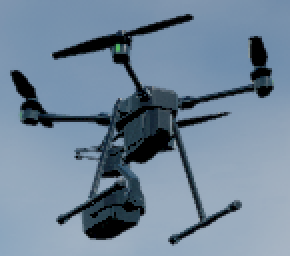
%> input picture refimg.png, 145 x 128 px (shown 2 times larger)
$ octave featureDetection.m   (GNU Octave 9; MATLAB toolbox functions it lacks are replaced by stand-ins)
%> lines starting %> are read from the running program, lines starting %| are printed output that depends on the picture; in (x1, y1, x2, y2) boxes, pixels count from 0 and x2, y2 are one past the last pixel; in counts of white or black regions, pixels touching at a corner belong together; the program's own positions count from 1
%% FEATURE DETECTION OPTIONS

segmentation = false; %Bool - 1: color segmentation + feature detection
mixedOptions = true; %Bool - 1: no color seg. for SURF and color seg. for BRISK
finalFigures = true; %Bool - 1: Only show final figures

%% Load image and compute features

ref_img = imread('refimg.png');
%> ref_img is the input picture: size 128x145x3 uint8; mean R, G, B 113.8, 134.1, 153.9
ref_img_gray = rgb2gray(ref_img);
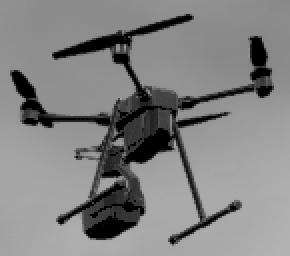
%> ref_img_gray: size 128x145 uint8 (shown 2 times larger); min 0, max 179, mean 130.3

if finalFigures ~= true
    imshow(ref_img_gray);
end

%% Reference Photo - Color filtering

%Convert image color to L*a*b color space
lab_ref_img = rgb2lab(ref_img);
%> lab_ref_img: size 128x145x3 double; mean of channels 1, 2, 3 54.4, -2.6, -12.7
ab_ref_img = lab_ref_img(:,:,2:3);
ab_ref_img = im2single(ab_ref_img);

%K-means color segmentation
nColors = 2;
[L,centers] = imsegkmeans(ref_img, nColors);
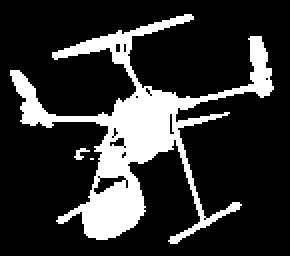
%> L: size 128x145 uint8 (shown 2 times larger); values 1 (black) and 2 (white), 19.5% white; 3 white regions (1 under 20 px), largest, box (x1, y1, x2, y2) and area: (5, 7, 137, 122) 3594, (37, 74, 45, 80) 22
%> centers = [135 158 180; 26 37 45]
cls1 = (L == 2);
ref_img_filtered = uint8(cls1) .* (255-ref_img);
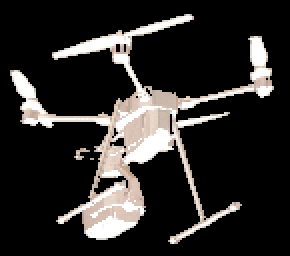
%> ref_img_filtered: size 128x145x3 uint8 (shown 2 times larger); mean R, G, B 44.7, 42.5, 41
ref_img_filtered_gray = rgb2gray(ref_img_filtered);
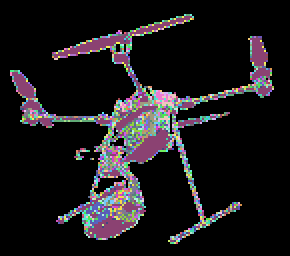
%> ref_img_filtered_gray: size 128x145 uint8 (shown 2 times larger); 87 distinct labels, from 0 to 255; one colour per label, 0 black

if finalFigures ~= true
    montage({ref_img,ref_img_filtered})
end

%% Reference Photo - Detect image features

if segmentation
    if mixedOptions
        %SURF Features
        ref_points = detectSURFFeatures(ref_img_gray); %No color filter
        [ref_features, ref_validPoints] = extractFeatures(ref_img_gray,ref_points); %No color filter
        %BRISK Features
        ref_points_BRISK = detectBRISKFeatures(ref_img_filtered_gray);
        [ref_features_BRISK, ref_validPoints_BRISK] = extractFeatures(ref_img_filtered_gray,ref_points_BRISK);
    else
        %SURF Features
        ref_points = detectSURFFeatures(ref_img_filtered_gray);
        [ref_features, ref_validPoints] = extractFeatures(ref_img_filtered_gray,ref_points);
        %BRISK Features
        ref_points_BRISK = detectBRISKFeatures(ref_img_filtered_gray);
        [ref_features_BRISK, ref_validPoints_BRISK] = extractFeatures(ref_img_filtered_gray,ref_points_BRISK);
    end
else
    %SURF Features
%> (the run ends here)
